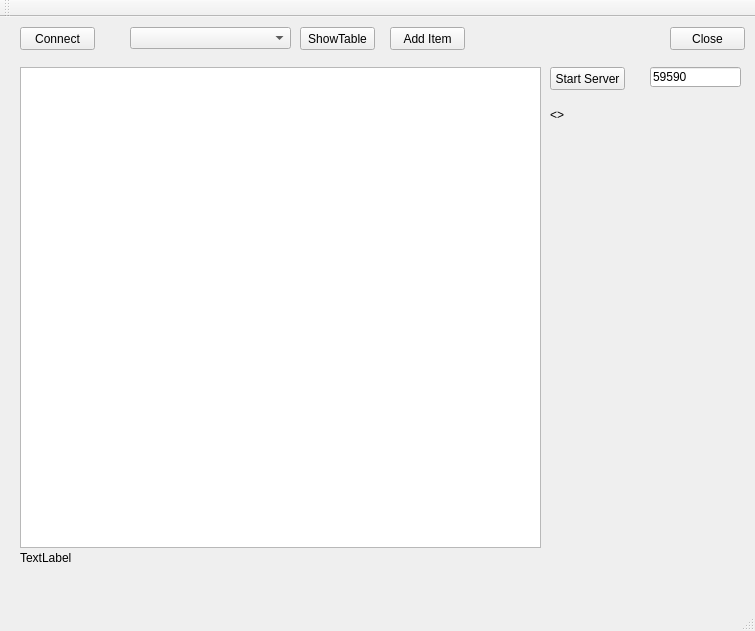
<?xml version="1.0" encoding="UTF-8"?>
<ui version="4.0">
 <class>MainWindow</class>
 <widget class="QMainWindow" name="MainWindow">
  <property name="geometry">
   <rect>
    <x>0</x>
    <y>0</y>
    <width>755</width>
    <height>631</height>
   </rect>
  </property>
  <property name="windowTitle">
   <string>MainWindow</string>
  </property>
  <widget class="QWidget" name="centralWidget">
   <widget class="QPushButton" name="pushButton">
    <property name="geometry">
     <rect>
      <x>20</x>
      <y>10</y>
      <width>75</width>
      <height>23</height>
     </rect>
    </property>
    <property name="text">
     <string>Connect</string>
    </property>
   </widget>
   <widget class="QLabel" name="label">
    <property name="geometry">
     <rect>
      <x>20</x>
      <y>530</y>
      <width>711</width>
      <height>21</height>
     </rect>
    </property>
    <property name="text">
     <string>TextLabel</string>
    </property>
   </widget>
   <widget class="QTableView" name="tableView">
    <property name="geometry">
     <rect>
      <x>20</x>
      <y>50</y>
      <width>521</width>
      <height>481</height>
     </rect>
    </property>
   </widget>
   <widget class="QPushButton" name="pushButton_2">
    <property name="geometry">
     <rect>
      <x>300</x>
      <y>10</y>
      <width>75</width>
      <height>23</height>
     </rect>
    </property>
    <property name="text">
     <string>ShowTable</string>
    </property>
   </widget>
   <widget class="QPushButton" name="pushButton_3">
    <property name="geometry">
     <rect>
      <x>670</x>
      <y>10</y>
      <width>75</width>
      <height>23</height>
     </rect>
    </property>
    <property name="text">
     <string>Close</string>
    </property>
   </widget>
   <widget class="QComboBox" name="comboBox">
    <property name="geometry">
     <rect>
      <x>130</x>
      <y>10</y>
      <width>161</width>
      <height>22</height>
     </rect>
    </property>
   </widget>
   <widget class="QPushButton" name="pushButton_4">
    <property name="geometry">
     <rect>
      <x>390</x>
      <y>10</y>
      <width>75</width>
      <height>23</height>
     </rect>
    </property>
    <property name="text">
     <string>Add Item</string>
    </property>
   </widget>
   <widget class="QPushButton" name="pushButton_5">
    <property name="geometry">
     <rect>
      <x>550</x>
      <y>50</y>
      <width>75</width>
      <height>23</height>
     </rect>
    </property>
    <property name="text">
     <string>Start Server</string>
    </property>
   </widget>
   <widget class="QLabel" name="label_2">
    <property name="geometry">
     <rect>
      <x>550</x>
      <y>90</y>
      <width>191</width>
      <height>16</height>
     </rect>
    </property>
    <property name="text">
     <string>&lt;&gt;</string>
    </property>
   </widget>
   <widget class="QLineEdit" name="lineEdit">
    <property name="geometry">
     <rect>
      <x>650</x>
      <y>50</y>
      <width>91</width>
      <height>20</height>
     </rect>
    </property>
    <property name="text">
     <string>59590</string>
    </property>
   </widget>
   <zorder>pushButton</zorder>
   <zorder>tableView</zorder>
   <zorder>pushButton_2</zorder>
   <zorder>pushButton_3</zorder>
   <zorder>label</zorder>
   <zorder>comboBox</zorder>
   <zorder>pushButton_4</zorder>
   <zorder>pushButton_5</zorder>
   <zorder>label_2</zorder>
   <zorder>lineEdit</zorder>
  </widget>
  <widget class="QMenuBar" name="menuBar">
   <property name="geometry">
    <rect>
     <x>0</x>
     <y>0</y>
     <width>755</width>
     <height>21</height>
    </rect>
   </property>
  </widget>
  <widget class="QToolBar" name="mainToolBar">
   <attribute name="toolBarArea">
    <enum>TopToolBarArea</enum>
   </attribute>
   <attribute name="toolBarBreak">
    <bool>false</bool>
   </attribute>
  </widget>
  <widget class="QStatusBar" name="statusBar"/>
 </widget>
 <layoutdefault spacing="6" margin="11"/>
 <resources/>
 <connections/>
</ui>
